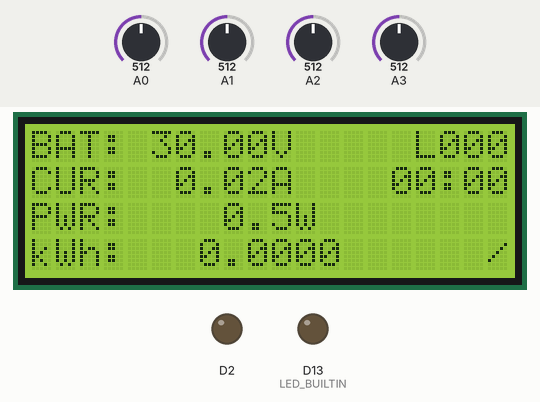
Simulated run of this program. Board: Arduino Uno R4 WiFi. Shown: 20×4 character LCD, output pins drawn as LEDs (lit = HIGH). Inputs (shaded band) come from the test bench; at power-on: A0 = 512, A1 = 512, A2 = 512, A3 = 512 (analog values on the 0–1023 scale). Storage starts empty; nothing arrives over Bluetooth unless stated; a phone connects over Bluetooth LE 3 s after start; pins used as bus, display or sensor lines are not drawn; what the program prints to the serial monitor is not drawn.

Above: at 1.2 s.
1.3 s: A0 set to 716
At 2.3 s:
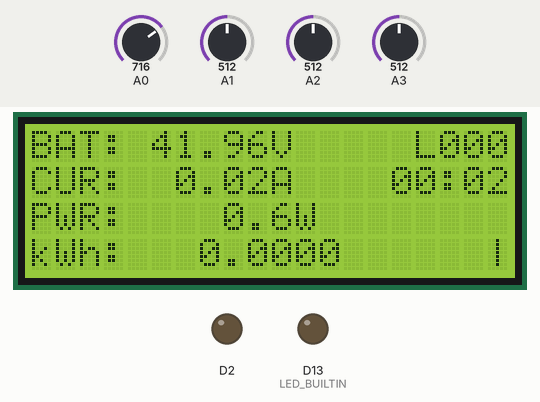
3.5 s: A1 set to 716
At 4.71 s:
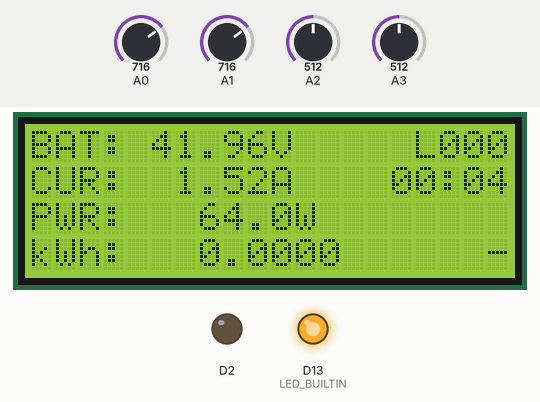
5.6 s: A0 set to 992
At 6.71 s:
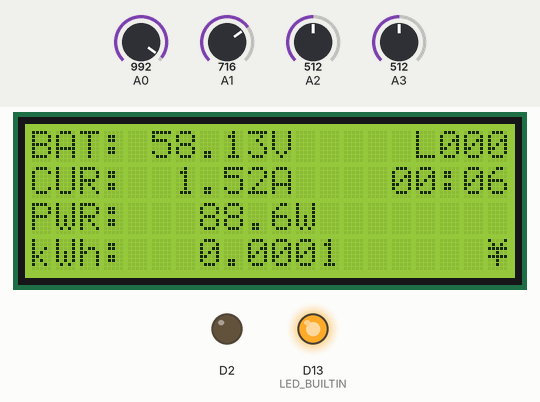
7.6 s: A1 set to 992
At 8.71 s:
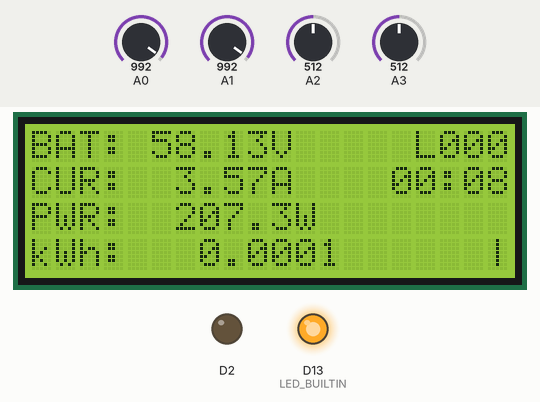
9.6 s: A0 set to 1009
At 10.71 s:
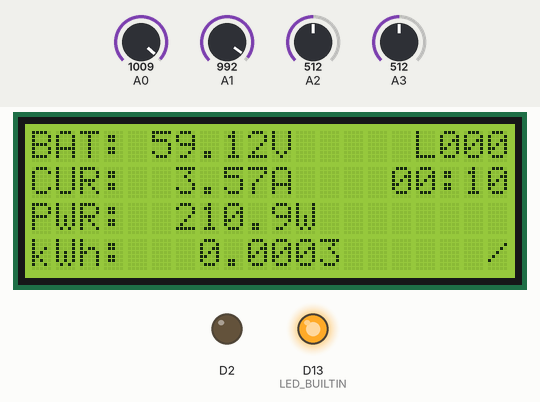
11.6 s: A1 set to 1009
At 11.91 s:
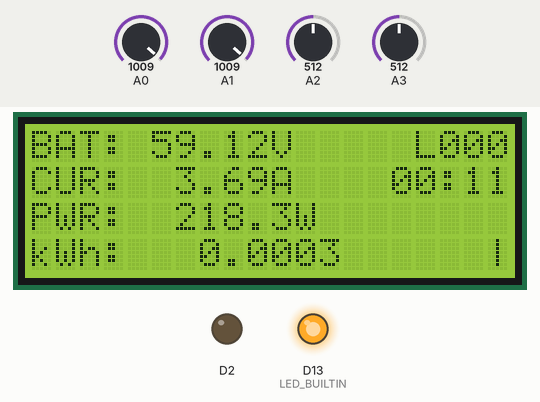
Timing chart, 0 to 14.6 s (numbered marks = the images above; inputs shaded):
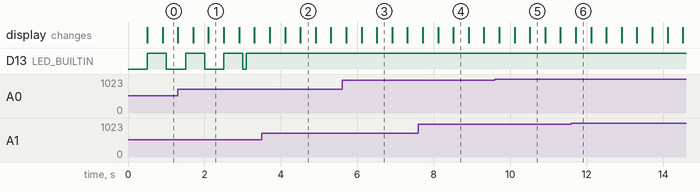

Measured:
- what the display in image 2 shows lasts 0.4 s, from 4.5 s to 4.9 s

The program:

main.cpp
```cpp
// Merged sketch: SDLCDUnoR4 + Uno R4 WiFi Power Logger with BLE
// - Uses existing LCD + SD logging and kWh integration from SDLCDUnoR4.ino
// - Adds BLE peripheral and Serial CSV logging from uno_r4_wifi_power_logger.ino
//   (compatible with Expo app Data Logger tab)

#include <Arduino.h>
#include <cstring>
#include <LiquidCrystal.h>
#include <SPI.h>
#include <SD.h>
#include <ArduinoBLE.h>

// -------------------- Data Vars --------------------
double BatVolt;
double BatCur;
double BatPower;
double KWh = 0.0;  // integrated battery energy (kWh)

double CharVolt;
double CharCur;
double CharPower;

int R1 = 11000;
int R2 = 1000;

// -------------------- LCD Pins --------------------
const int rs = 3, en = 4, d4 = 5, d5 = 6, d6 = 7, d7 = 8;
LiquidCrystal lcd(rs, en, d4, d5, d6, d7);

// -------------------- SD --------------------
const int SD_CS_PIN = 10;
File logFile;
char logFilename[13] = "LOG000.CSV";
bool sdAvailable = false;

// -------------------- Timing --------------------
const unsigned long LOG_INTERVAL_MS = 500;
const unsigned long LCD_INTERVAL_MS = 400;
const unsigned long SERIAL_INTERVAL_MS = 100;  // BLE + Serial update rate

unsigned long lastLogTime = 0;
unsigned long lastLcdTime = 0;
unsigned long lastEnergyTime = 0;
unsigned long lastSerialTime = 0;
unsigned long runStartMs = 0;
unsigned long startTime = 0;  // for Serial time_s

// -------------------- Spinner --------------------
const char spinnerChars[4] = {'|', '/', '-', '\\'};
byte spinnerIndex = 0;

// -------------------- BLE (from uno_r4_wifi_power_logger) --------------------
const char *BLE_NAME = "ESP32H2-2";  // keep same so app can connect as Device 4
const char *SERVICE_UUID = "12345678-1234-1234-1234-1234567890ab";
const char *ANALOG_CHAR_UUID = "12345678-1234-1234-1234-1234567890af";

BLEService dataLoggerService(SERVICE_UUID);
// Store CSV "v100,i100,p100,wh100" in characteristic (as bytes)
BLECharacteristic analogChar(ANALOG_CHAR_UUID, BLERead, 48);

bool bleConnected = false;
unsigned long lastLedToggle = 0;
bool ledState = false;

// -------------------- Helpers --------------------
void padTo20(char *line) {
  int len = strlen(line);
  for (int i = len; i < 20; i++) line[i] = ' ';
  line[20] = '\0';
}

void printRow(byte row, const char *line20) {
  lcd.setCursor(0, row);
  lcd.print(line20);
}

// -------------------- Create Log File --------------------
bool createNewLogFile() {
  for (int i = 0; i <= 999; i++) {
    snprintf(logFilename, sizeof(logFilename), "LOG%03d.CSV", i);

    if (!SD.exists(logFilename)) {
      File f = SD.open(logFilename, FILE_WRITE);
      if (!f) return false;

      f.println("ms,run_s,dt_s,BatVolt_V,BatCur_A,BatPower_W,KWh,CharVolt_V,CharCur_A,CharPower_W");
      f.flush();
      f.close();
      return true;
    }
  }
  return false;
}

void logCsvRow(unsigned long nowMs, double run_s, double dt_s) {
  if (!sdAvailable) return;

  logFile = SD.open(logFilename, FILE_WRITE);
  if (!logFile) {
    sdAvailable = false;
    return;
  }

  logFile.print(nowMs);
  logFile.print(',');
  logFile.print(run_s, 3);
  logFile.print(',');
  logFile.print(dt_s, 3);
  logFile.print(',');

  logFile.print(BatVolt, 5);
  logFile.print(',');
  logFile.print(BatCur, 5);
  logFile.print(',');
  logFile.print(BatPower, 5);
  logFile.print(',');
  logFile.print(KWh, 8);
  logFile.print(',');

  logFile.print(CharVolt, 5);
  logFile.print(',');
  logFile.print(CharCur, 5);
  logFile.print(',');
  logFile.print(CharPower, 5);

  logFile.println();
  logFile.flush();
  logFile.close();
}

// -------------------- BLE Helpers --------------------
// Build CSV for BLE: "v100,i100,p100,wh100"
// voltage/current/power from battery channel, energy from KWh (converted to Wh)
void updateBleAnalogValue(double voltage, double current, double power, double kwh) {
  double Wh = kwh * 1000.0;  // convert kWh -> Wh

  int v100 = (int)(voltage * 100.0 + 0.5);
  int i100 = (int)(current * 100.0 + 0.5);
  int p100 = (int)(power * 100.0 + 0.5);
  int wh100 = (int)(Wh * 100.0 + 0.5);

  char buf[48];
  int len = snprintf(buf, sizeof(buf), "%d,%d,%d,%d", v100, i100, p100, wh100);
  if (len > 0 && len < (int)sizeof(buf)) {
    analogChar.writeValue((const uint8_t *)buf, (unsigned int)len);
  }
}

// LED: blink when disconnected, solid when connected (like ESP32-S3 status)
void updateStatusLed() {
  if (bleConnected) {
    digitalWrite(LED_BUILTIN, HIGH);
    return;
  }
  unsigned long now = millis();
  if (now - lastLedToggle >= 500) {
    lastLedToggle = now;
    ledState = !ledState;
    digitalWrite(LED_BUILTIN, ledState ? HIGH : LOW);
  }
}

// -------------------- Setup --------------------
void setup() {
  Serial.begin(115200);

  pinMode(2, OUTPUT);
  digitalWrite(2, LOW);

  pinMode(LED_BUILTIN, OUTPUT);
  digitalWrite(LED_BUILTIN, LOW);

  lcd.begin(20, 4);
  lcd.noAutoscroll();
  lcd.noCursor();
  lcd.noBlink();

  // Use 14-bit ADC resolution on Uno R4 (0–16383)
  analogReadResolution(14);

  pinMode(SD_CS_PIN, OUTPUT);
  digitalWrite(SD_CS_PIN, HIGH);

  if (SD.begin(SD_CS_PIN) && createNewLogFile()) {
    sdAvailable = true;
  }

  runStartMs = millis();
  startTime = runStartMs;
  lastEnergyTime = runStartMs;
  lastLogTime = runStartMs;
  lastLcdTime = runStartMs;
  lastSerialTime = runStartMs;

  lcd.clear();

  // ----- BLE init -----
  if (!BLE.begin()) {
    Serial.println(F("BLE init failed. Check board."));
    // Fast blink LED to indicate BLE failure
    while (1) {
      digitalWrite(LED_BUILTIN, HIGH);
      delay(100);
      digitalWrite(LED_BUILTIN, LOW);
      delay(100);
    }
  }

  BLE.setLocalName(BLE_NAME);
  BLE.setAdvertisedService(dataLoggerService);
  dataLoggerService.addCharacteristic(analogChar);
  BLE.addService(dataLoggerService);
  BLE.advertise();

  // Initial value (so first read returns something valid)
  const char *initValue = "0,0,0,0";
  analogChar.writeValue((const uint8_t *)initValue, (unsigned int)strlen(initValue));

  Serial.println(F("BLE advertising as ESP32H2-2. Connect from app Data Logger tab."));
  Serial.println(F("Time_s,BatVolt_V,BatCur_A,BatPower_W,Wh"));
}

// -------------------- Main Loop --------------------
void loop() {
  unsigned long now = millis();

  // -------- BLE connection state and status LED --------
  BLEDevice central = BLE.central();
  if (central) {
    bleConnected = central.connected();
  } else {
    bleConnected = false;
  }
  updateStatusLed();

  // -------- Read Sensors (same as SDLCDUnoR4.ino) --------
  BatVolt = analogRead(A0);
  BatVolt = BatVolt * 5.0 / 16383.0 * ((R1 + R2) / (double)R2);

  BatCur = analogRead(A1);
  BatCur = ((BatCur * 5.0 / 16383.0) - 2.49) / 0.66;

  BatPower = BatVolt * BatCur;

  CharVolt = analogRead(A2);
  CharVolt = CharVolt * 5.0 / 16383.0 * ((R1 + R2) / (double)R2);

  CharCur = analogRead(A3);
  CharCur = ((CharCur * 5.0 / 16383.0) - 2.49) / 0.66;

  CharPower = CharVolt * CharCur;

  // -------- Energy Integration (kWh) --------
  double dtEnergy = (now - lastEnergyTime) / 1000.0;  // seconds
  lastEnergyTime = now;
  KWh += BatPower * (dtEnergy / 3600000.0);           // W * s -> kWh

  // -------- SD Logging --------
  if (now - lastLogTime >= LOG_INTERVAL_MS) {
    unsigned long prev = lastLogTime;
    lastLogTime = now;

    double dtLog = (now - prev) / 1000.0;
    double run_s = (now - runStartMs) / 1000.0;

    logCsvRow(now, run_s, dtLog);
  }

  // -------- LCD Update (fixed-width safe) --------
  if (now - lastLcdTime >= LCD_INTERVAL_MS) {
    lastLcdTime = now;

    unsigned long runSeconds = (now - runStartMs) / 1000UL;
    unsigned int minutes = runSeconds / 60;
    unsigned int seconds = runSeconds % 60;
    if (minutes > 99) minutes = 99;

    char line0[21], line1[21], line2[21], line3[21];
    char sdRight[6];

    if (sdAvailable) {
      snprintf(sdRight, sizeof(sdRight), "L%c%c%c",
               logFilename[3], logFilename[4], logFilename[5]);
    } else {
      snprintf(sdRight, sizeof(sdRight), "NO-SD");
    }

    // Row 0
    snprintf(line0, sizeof(line0), "BAT:%6.2fV", BatVolt);
    padTo20(line0);
    memcpy(&line0[20 - strlen(sdRight)], sdRight, strlen(sdRight));
    printRow(0, line0);

    // Row 1
    snprintf(line1, sizeof(line1), "CUR:%6.2fA", BatCur);
    padTo20(line1);
    snprintf(&line1[15], 6, "%02u:%02u", minutes, seconds);
    printRow(1, line1);

    // Row 2
    snprintf(line2, sizeof(line2), "PWR:%7.1fW", BatPower);
    padTo20(line2);
    printRow(2, line2);

    // Row 3
    snprintf(line3, sizeof(line3), "kWh:%9.4f", KWh);
    padTo20(line3);
    line3[19] = spinnerChars[spinnerIndex];
    spinnerIndex = (spinnerIndex + 1) % 4;
    printRow(3, line3);
  }

  // -------- BLE + Serial CSV logging (battery channel only) --------
  if (now - lastSerialTime >= SERIAL_INTERVAL_MS) {
    lastSerialTime = now;

    double timeSec = (now - startTime) / 1000.0;
    double Wh = KWh * 1000.0;

    // Update BLE characteristic for app ("v100,i100,p100,wh100")
    updateBleAnalogValue(BatVolt, BatCur, BatPower, KWh);

    // Serial CSV: Time_s,BatVolt_V,BatCur_A,BatPower_W,Wh
    Serial.print(timeSec, 3);
    Serial.print(',');
    Serial.print(BatVolt, 2);
    Serial.print(',');
    Serial.print(BatCur, 2);
    Serial.print(',');
    Serial.print(BatPower, 2);
    Serial.print(',');
    Serial.println(Wh, 4);
  }
}
```
